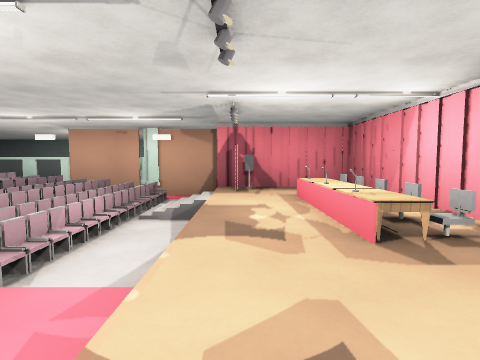
view 1 (above)

14 first-person views from a walk through a level from a Godot 3-D game. The camera is 1.2 m above the floor, tilts 4° down and sees 80° across. The floor is counted in squares, 2 m on a side. Each view is taken from the middle of a square. On the plan, view 1 faces up. The plan holds only what a view shows up to about 9 squares ahead; the rest is blank. The place goes on beyond the plan. Surface patterns are stand-ins for the level's own textures.

view 2
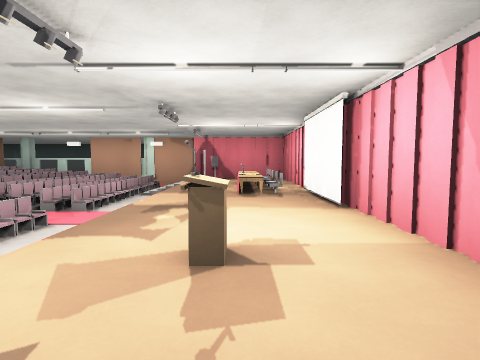

view 3
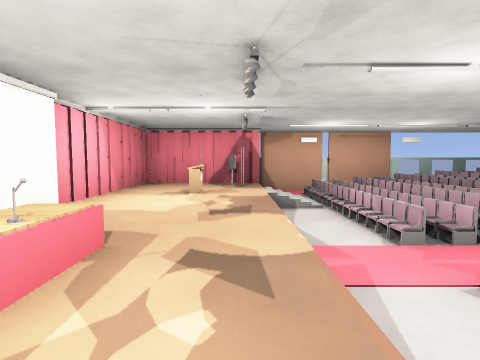

view 4
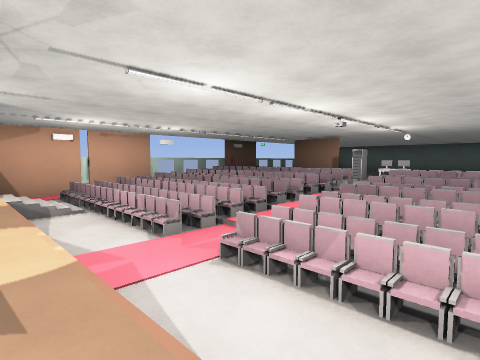

view 5
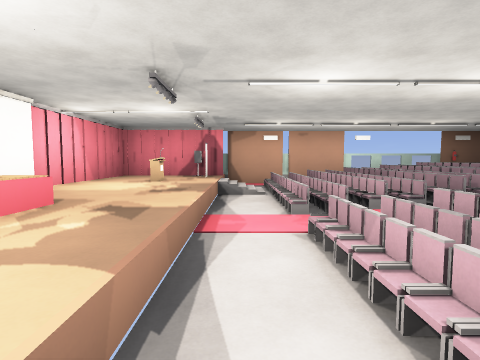

view 6
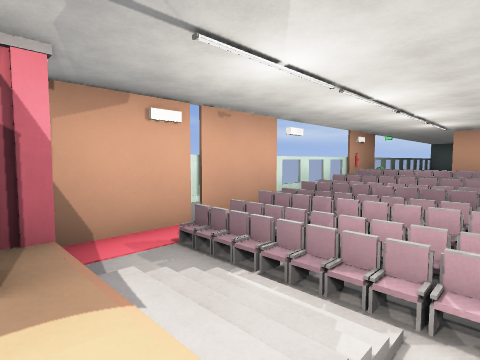

view 7
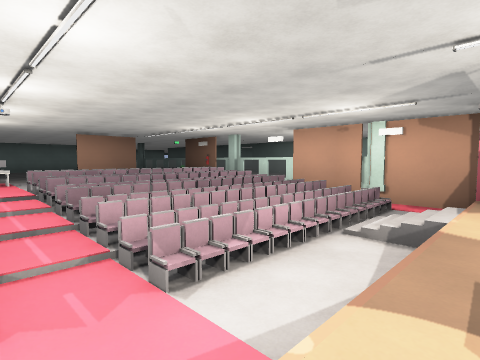

view 8
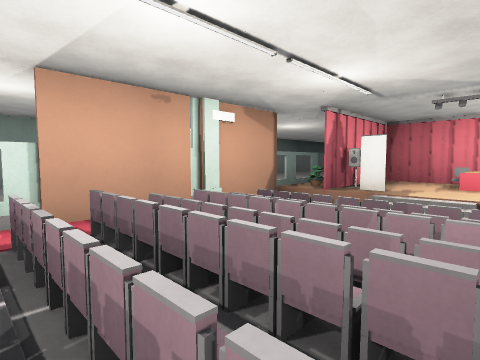

view 9
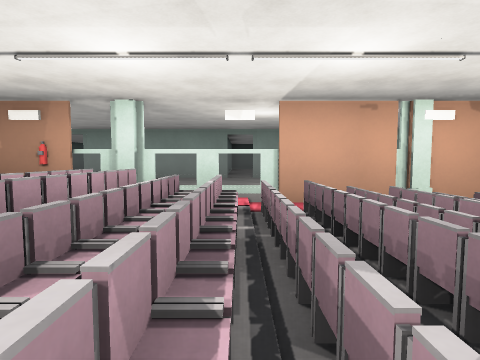

view 10
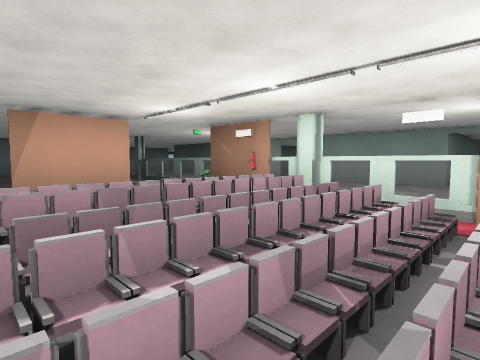

view 11
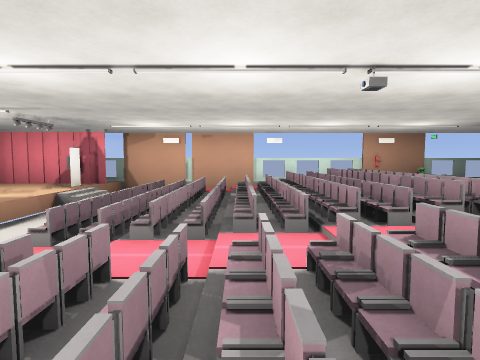

view 12
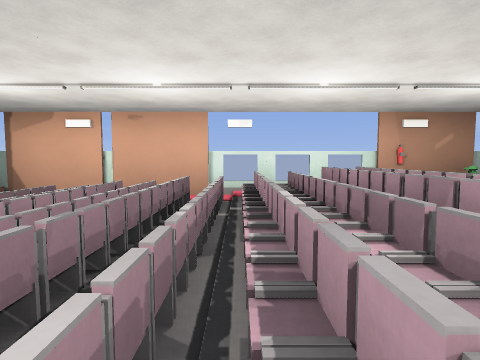

view 13
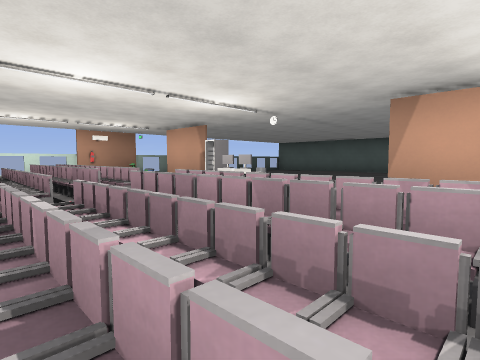

view 14
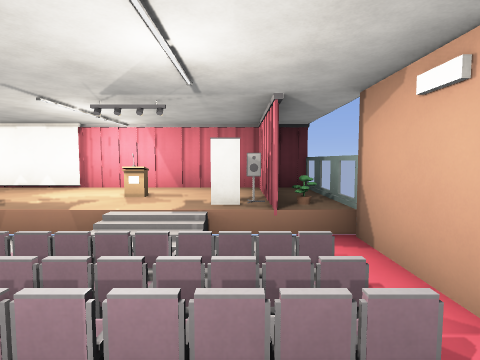

### Floor plan
Key: @ floor where view 1 was taken; # wall or solid block; x gap in a wall; . main floor; : floor 0.25 m higher than the main floor; - floor 0.5 m lower than the main floor; _ floor 0.75 m lower than the main floor; / step, stairs or slope; = window, fence, low wall or low ledge; B beam; S speaker; A banner; E desk; R rack; F fire extinguisher; O other object.
Columns run from 11 left of view 1 to 3 right of it. Each row starts with its distance up from view 1.
 13       #
 12      ###
 11   ### ..
 10     ....
  9     ...
  8
  7 ###FB#/##B###
  6     ==///:_S##
  5   # ==//##/AOO
  4   # =#//==_.OO
  3     ==///=_.EO
  2   O.##///:_.E#
  1   O.##///-_..#
  0   R.==///=_@.#
 -1   # =#//==_.O#
 -2   # ==//##/A.#
 -3     ==///:_S.#
 -4   OO.x///--###
 -5 ###############

Positions as (right, up) in squares from view 1, and headings:
1: (0, 0), facing up
2: (1, -3), facing up
3: (0, 4), facing down
4: (0, 4), facing down-left
5: (-1, 5), facing down
6: (0, -1), facing down-left
7: (0, 1), facing up-left
8: (-5, 4), facing up-right
9: (-5, 3), facing up
10: (-4, 3), facing up-left
11: (-4, 4), facing down
12: (-5, 1), facing down
13: (-5, 5), facing down-left
14: (-4, -3), facing right
